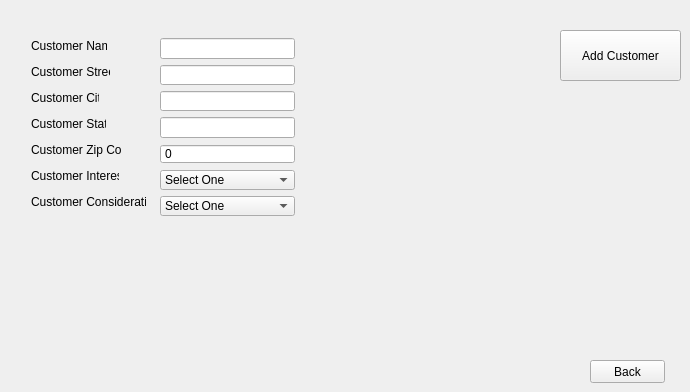
      <widget class="QWidget" name="tab">
       <attribute name="title">
        <string>Add Customer</string>
       </attribute>
       <widget class="QLabel" name="label">
        <property name="geometry">
         <rect>
          <x>31</x>
          <y>38</y>
          <width>76</width>
          <height>16</height>
         </rect>
        </property>
        <property name="text">
         <string>Customer Name</string>
        </property>
       </widget>
       <widget class="QLabel" name="label_2">
        <property name="geometry">
         <rect>
          <x>31</x>
          <y>64</y>
          <width>79</width>
          <height>16</height>
         </rect>
        </property>
        <property name="text">
         <string>Customer Street</string>
        </property>
       </widget>
       <widget class="QLabel" name="label_3">
        <property name="geometry">
         <rect>
          <x>31</x>
          <y>168</y>
          <width>88</width>
          <height>16</height>
         </rect>
        </property>
        <property name="text">
         <string>Customer Interest</string>
        </property>
       </widget>
       <widget class="QLabel" name="label_4">
        <property name="geometry">
         <rect>
          <x>31</x>
          <y>194</y>
          <width>115</width>
          <height>16</height>
         </rect>
        </property>
        <property name="text">
         <string>Customer Consideration</string>
        </property>
       </widget>
       <widget class="QLabel" name="label_5">
        <property name="geometry">
         <rect>
          <x>31</x>
          <y>90</y>
          <width>68</width>
          <height>16</height>
         </rect>
        </property>
        <property name="text">
         <string>Customer City</string>
        </property>
       </widget>
       <widget class="QLabel" name="label_6">
        <property name="geometry">
         <rect>
          <x>31</x>
          <y>116</y>
          <width>75</width>
          <height>16</height>
         </rect>
        </property>
        <property name="text">
         <string>Customer State</string>
        </property>
       </widget>
       <widget class="QLabel" name="label_7">
        <property name="geometry">
         <rect>
          <x>31</x>
          <y>142</y>
          <width>91</width>
          <height>16</height>
         </rect>
        </property>
        <property name="text">
         <string>Customer Zip Code</string>
        </property>
       </widget>
       <widget class="QPushButton" name="AddItem">
        <property name="geometry">
         <rect>
          <x>560</x>
          <y>30</y>
          <width>121</width>
          <height>51</height>
         </rect>
        </property>
        <property name="text">
         <string>Add Customer</string>
        </property>
       </widget>
       <widget class="QLabel" name="message">
        <property name="geometry">
         <rect>
          <x>370</x>
          <y>220</y>
          <width>161</width>
          <height>16</height>
         </rect>
        </property>
        <property name="text">
         <string/>
        </property>
       </widget>
       <widget class="QPushButton" name="addCustomerBackButton">
        <property name="geometry">
         <rect>
          <x>590</x>
          <y>360</y>
          <width>75</width>
          <height>23</height>
         </rect>
        </property>
        <property name="text">
         <string>Back</string>
        </property>
       </widget>
       <widget class="QWidget" name="layoutWidget">
        <property name="geometry">
         <rect>
          <x>160</x>
          <y>38</y>
          <width>135</width>
          <height>178</height>
         </rect>
        </property>
        <layout class="QVBoxLayout" name="verticalLayout_4">
         <item>
          <widget class="QLineEdit" name="cName"/>
         </item>
         <item>
          <widget class="QLineEdit" name="cStreet"/>
         </item>
         <item>
          <widget class="QLineEdit" name="cCity">
           <property name="inputMethodHints">
            <set>Qt::ImhNone</set>
           </property>
          </widget>
         </item>
         <item>
          <widget class="QLineEdit" name="cState"/>
         </item>
         <item>
          <widget class="QSpinBox" name="cZipCode">
           <property name="buttonSymbols">
            <enum>QAbstractSpinBox::NoButtons</enum>
           </property>
           <property name="maximum">
            <number>999999</number>
           </property>
          </widget>
         </item>
         <item>
          <widget class="QComboBox" name="InterestComboBox">
           <item>
            <property name="text">
             <string>Select One</string>
            </property>
           </item>
           <item>
            <property name="text">
             <string>Not Interest</string>
            </property>
           </item>
           <item>
            <property name="text">
             <string>Somewhat Interested</string>
            </property>
           </item>
           <item>
            <property name="text">
             <string>Very Interested</string>
            </property>
           </item>
          </widget>
         </item>
         <item>
          <widget class="QComboBox" name="considerationComboBox">
           <item>
            <property name="text">
             <string>Select One</string>
            </property>
           </item>
           <item>
            <property name="text">
             <string>Key</string>
            </property>
           </item>
           <item>
            <property name="text">
             <string>Nice to Have</string>
            </property>
           </item>
          </widget>
         </item>
        </layout>
       </widget>
       <widget class="QLabel" name="AddMemberMessage">
        <property name="geometry">
         <rect>
          <x>480</x>
          <y>210</y>
          <width>161</width>
          <height>81</height>
         </rect>
        </property>
        <property name="text">
         <string/>
        </property>
       </widget>
      </widget>
